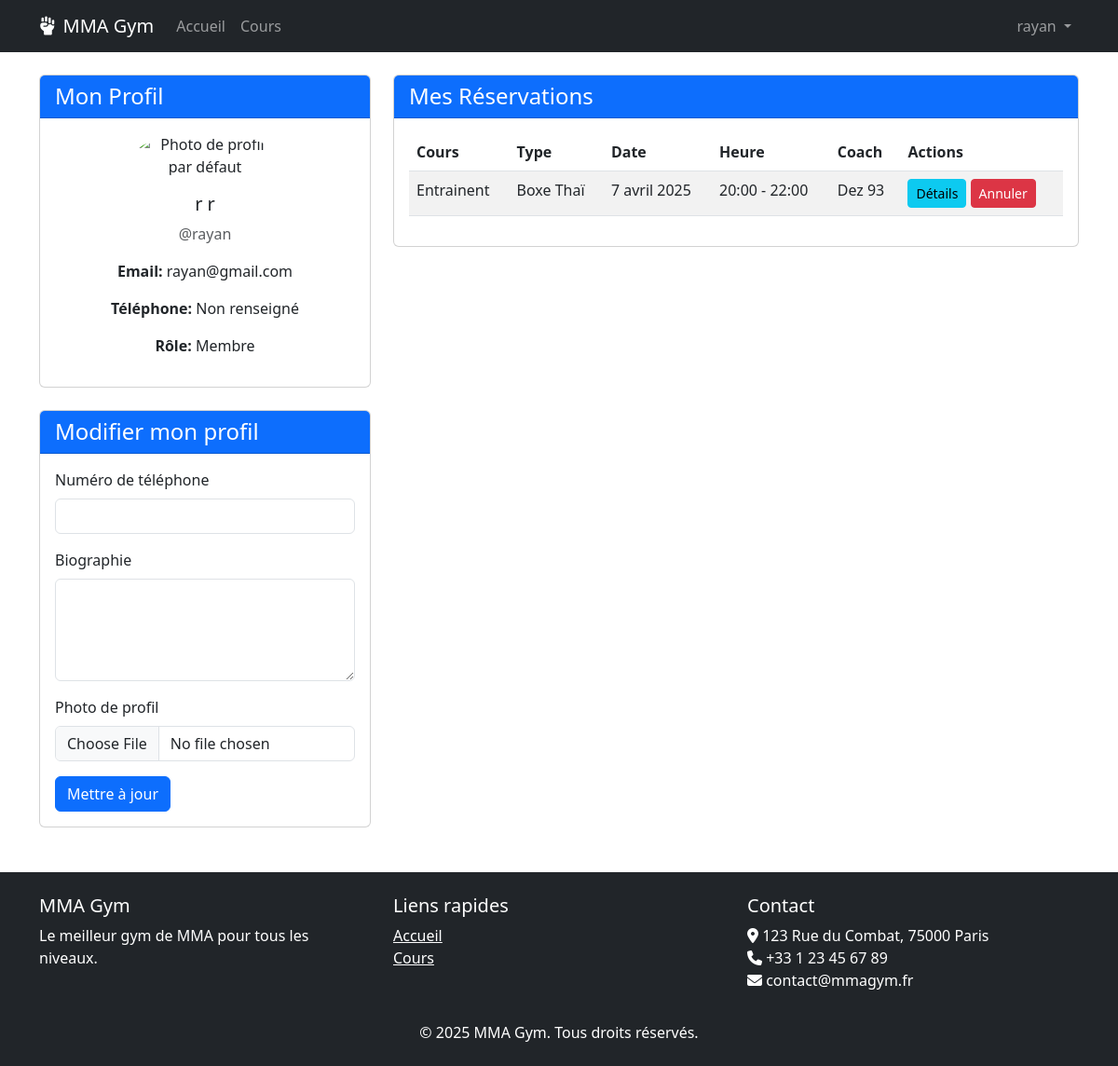
/profile/ (signed in), run on the app's committed database.
### gym/models.py (models this page shows, shortened)
class UserProfile(models.Model):
    user = models.OneToOneField(User, on_delete=models.CASCADE, related_name='profile')
    is_coach = models.BooleanField(default=False)
    phone_number = models.CharField(max_length=15, blank=True, null=True)
    bio = models.TextField(blank=True, null=True)
    photo = models.ImageField(upload_to='profile_pics', blank=True, null=True)

class Reservation(models.Model):
    user = models.ForeignKey(User, on_delete=models.CASCADE, related_name='reservations')
    course = models.ForeignKey(Course, on_delete=models.CASCADE, related_name='reservations')
    created_at = models.DateTimeField(auto_now_add=True)
    class Meta:
        unique_together = ['user', 'course']

class Course(models.Model):
    COURSE_TYPES = [
        ('boxing', 'Boxe'),
        ('bjj', 'Jiu-Jitsu Brésilien'),
        ('wrestling', 'Lutte'),
        ('mma', 'MMA'),
        ('thai', 'Boxe Thaï'),
        ('conditioning', 'Préparation Physique'),
    ]
    LEVELS = [
        ('beginner', 'Débutant'),
        ('intermediate', 'Intermédiaire'),
        ('advanced', 'Avancé'),
        ('all', 'Tous niveaux'),
    ]
    title = models.CharField(max_length=100)
    description = models.TextField()
    coach = models.ForeignKey(User, on_delete=models.CASCADE, related_name='courses')
    course_type = models.CharField(max_length=20, choices=COURSE_TYPES)
    level = models.CharField(max_length=20, choices=LEVELS)
    date = models.DateField()
    start_time = models.TimeField()
    end_time = models.TimeField()
    max_participants = models.PositiveIntegerField(default=20)

### gym/views.py (the view)
# urls.py: path('profile/', views.profile, name='profile'),
@login_required
def profile(request):
    try:
        profile = request.user.profile
    except UserProfile.DoesNotExist:
        profile = UserProfile.objects.create(user=request.user)
    if request.method == 'POST':
        form = UserProfileForm(request.POST, request.FILES, instance=profile)
        if form.is_valid():
            form.save()
            messages.success(request, 'Votre profil a été mis à jour avec succès!')
            return redirect('profile')
    else:
        form = UserProfileForm(instance=profile)
    user_reservations = Reservation.objects.filter(user=request.user).order_by('course__date')
    return render(request, 'gym/profile.html', {
        'form': form,
        'profile': profile,
        'reservations': user_reservations
    })

### gym/forms.py
class UserProfileForm(forms.ModelForm):
    class Meta:
        model = UserProfile
        fields = ['phone_number', 'bio', 'photo']

### templates/gym/profile.html (shortened to what this page needs)
{% extends 'base.html' %}
{% block content %}
<div class="row">
    <div class="col-md-4">
        <div class="card mb-4">
            <div class="card-header bg-primary text-white">
                <h4 class="mb-0">Mon Profil</h4>
            </div>
            <div class="card-body text-center">
                {% if profile.photo %}
                    <img src="{{ profile.photo.url }}" alt="Photo de profil" class="img-fluid rounded-circle mb-3" style="max-width: 150px;">
                {% else %}
                    <img src="/static/img/default-profile.png" alt="Photo de profil par défaut" class="img-fluid rounded-circle mb-3" style="max-width: 150px;">
                {% endif %}
                <h5>{{ user.get_full_name }}</h5>
                <p class="text-muted">@{{ user.username }}</p>
                <p><strong>Email:</strong> {{ user.email }}</p>
                <p><strong>Téléphone:</strong> {{ profile.phone_number|default:"Non renseigné" }}</p>
                <p><strong>Rôle:</strong> {% if profile.is_coach %}Coach{% else %}Membre{% endif %}</p>
            </div>
        </div>
        <div class="card">
            <div class="card-header bg-primary text-white">
                <h4 class="mb-0">Modifier mon profil</h4>
            </div>
            <div class="card-body">
                <form method="post" enctype="multipart/form-data">
                    <div class="mb-3">
                        <label for="id_phone_number" class="form-label">Numéro de téléphone</label>
                        <input type="text" name="phone_number" id="id_phone_number" class="form-control" value="{{ profile.phone_number|default:'' }}">
                    </div>
                    <div class="mb-3">
                        <label for="id_bio" class="form-label">Biographie</label>
                        <textarea name="bio" id="id_bio" class="form-control" rows="4">{{ profile.bio|default:'' }}</textarea>
                    </div>
                    <div class="mb-3">
                        <label for="id_photo" class="form-label">Photo de profil</label>
                        <input type="file" name="photo" id="id_photo" class="form-control">
                    </div>
                    <button type="submit" class="btn btn-primary">Mettre à jour</button>
                </form>
            </div>
        </div>
    </div>
    <div class="col-md-8">
        <div class="card">
            <div class="card-header bg-primary text-white">
                <h4 class="mb-0">Mes Réservations</h4>
            </div>
            <div class="card-body">
                {% if reservations %}
                    <div class="table-responsive">
                        <table class="table table-striped">
                            <thead>
                                <tr>
                                    <th>Cours</th>
                                    <th>Type</th>
                                    <th>Date</th>
                                    <th>Heure</th>
                                    <th>Coach</th>
                                    <th>Actions</th>
                                </tr>
                            </thead>
                            <tbody>
                                {% for reservation in reservations %}
                                <tr>
                                    <td>{{ reservation.course.title }}</td>
                                    <td>{{ reservation.course.get_course_type_display }}</td>
                                    <td>{{ reservation.course.date }}</td>
                                    <td>{{ reservation.course.start_time }} - {{ reservation.course.end_time }}</td>
                                    <td>{{ reservation.course.coach.get_full_name }}</td>
                                    <td>
                                        <a href="{% url 'course_detail' reservation.course.id %}" class="btn btn-sm btn-info">Détails</a>
                                        <a href="{% url 'cancel_reservation' reservation.id %}?next=profile" class="btn btn-sm btn-danger">Annuler</a>
                                    </td>
                                </tr>
                                {% endfor %}
                            </tbody>
                        </table>
                    </div>
                {% else %}
                    <p>Vous n'avez pas encore de réservations.</p>
                    <a href="{% url 'course_list' %}" class="btn btn-primary">Voir les cours disponibles</a>
                {% endif %}
            </div>
        </div>
    </div>
</div>
{% endblock %}

### templates/base.html (shortened to what this page needs)
<!DOCTYPE html>
<html lang="fr">
<head>
    <link href="https://cdn.jsdelivr.net/npm/bootstrap@5.3.0/dist/css/bootstrap.min.css" rel="stylesheet">
    <link rel="stylesheet" href="https://cdnjs.cloudflare.com/ajax/libs/font-awesome/6.4.0/css/all.min.css">
    <link rel="stylesheet" href="/static/css/style.css">
</head>
<body>
    <nav class="navbar navbar-expand-lg navbar-dark bg-dark">
        <div class="container">
            <a class="navbar-brand" href="{% url 'home' %}">
                <i class="fas fa-fist-raised me-2"></i>MMA Gym
            </a>
            <div class="collapse navbar-collapse" id="navbarNav">
                <ul class="navbar-nav me-auto">
                    <li class="nav-item">
                        <a class="nav-link" href="{% url 'home' %}">Accueil</a>
                    </li>
                    <li class="nav-item">
                        <a class="nav-link" href="{% url 'course_list' %}">Cours</a>
                    </li>
                </ul>
                <ul class="navbar-nav">
                    {% if user.is_authenticated %}
                    <li class="nav-item dropdown">
                        <a class="nav-link dropdown-toggle" href="#" id="navbarDropdown" role="button" data-bs-toggle="dropdown">
                            {{ user.username }}
                        </a>
                    </li>
                    {% endif %}
                </ul>
            </div>
        </div>
    </nav>
    <div class="container mt-4">
        {% block content %}{% endblock %}
    </div>
    <footer class="bg-dark text-white py-4 mt-5">
        <div class="container">
            <div class="row">
                <div class="col-md-4">
                    <h5>MMA Gym</h5>
                    <p>Le meilleur gym de MMA pour tous les niveaux.</p>
                </div>
                <div class="col-md-4">
                    <h5>Liens rapides</h5>
                    <ul class="list-unstyled">
                        <li><a href="{% url 'home' %}" class="text-white">Accueil</a></li>
                        <li><a href="{% url 'course_list' %}" class="text-white">Cours</a></li>
                    </ul>
                </div>
                <div class="col-md-4">
                    <h5>Contact</h5>
                    <address>
                        <i class="fas fa-map-marker-alt"></i> 123 Rue du Combat, 75000 Paris<br>
                        <i class="fas fa-phone"></i> +33 1 23 45 67 89<br>
                        <i class="fas fa-envelope"></i> contact@mmagym.fr
                    </address>
                </div>
            </div>
            <div class="row mt-3">
                <div class="col text-center">
                    <p class="mb-0">&copy; {% now 'Y' %} MMA Gym. Tous droits réservés.</p>
                </div>
            </div>
        </div>
    </footer>
</body>
</html>

### data on the page
UserProfile: phone_number "Non renseigné"
Reservation: course "Entrainent", course.course_type "Boxe Thaï", course "7 avril 2025", course.start_time "20:00", course.end_time "22:00", course.coach.get_full_name "Dez 93"

### other printed values
{{ user.username }} "rayan"
{{ user.get_full_name }} "r r"
{{ user.email }} "rayan@gmail.com"
